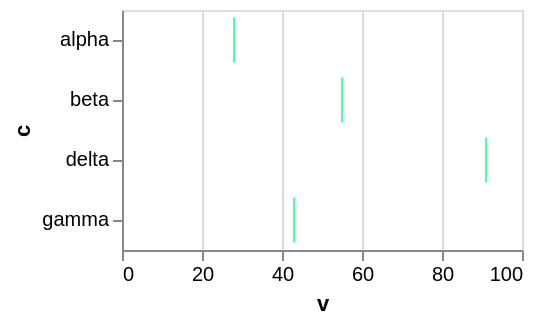

Vega-Lite specification for this chart:
### Vega-Lite specification from a JSON file in a GitHub repository (floating-point values rounded to 4 significant figures)
{"$schema": "https://vega.github.io/schema/vega-lite/v6.json", "width": 200, "height": 120, "data": {"values": [{"c": "alpha", "v": 28, "w": 3, "t": "2024-01-07"}, {"c": "beta", "v": 55, "w": 7, "t": "2024-03-19"}, {"c": "gamma", "v": 43, "w": 5, "t": "2024-06-02"}, {"c": "delta", "v": 91, "w": 9, "t": "2024-09-11"}]}, "mark": "tick", "encoding": {"x": {"field": "v", "type": "quantitative"}, "y": {"field": "c", "type": "nominal"}}, "config": {"tick": {"fill": "springgreen"}}}
